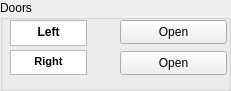
     <widget class="QGroupBox" name="door_box">
      <property name="geometry">
       <rect>
        <x>20</x>
        <y>370</y>
        <width>231</width>
        <height>91</height>
       </rect>
      </property>
      <property name="title">
       <string>Doors</string>
      </property>
      <widget class="QTextBrowser" name="right_txt">
       <property name="geometry">
        <rect>
         <x>10</x>
         <y>50</y>
         <width>77</width>
         <height>25</height>
        </rect>
       </property>
       <property name="html">
        <string>&lt;!DOCTYPE HTML PUBLIC &quot;-//W3C//DTD HTML 4.0//EN&quot; &quot;http://www.w3.org/TR/REC-html40/strict.dtd&quot;&gt;
&lt;html&gt;&lt;head&gt;&lt;meta name=&quot;qrichtext&quot; content=&quot;1&quot; /&gt;&lt;style type=&quot;text/css&quot;&gt;
p, li { white-space: pre-wrap; }
&lt;/style&gt;&lt;/head&gt;&lt;body style=&quot; font-family:'MS Shell Dlg 2'; font-size:8.25pt; font-weight:400; font-style:normal;&quot;&gt;
&lt;p align=&quot;center&quot; style=&quot; margin-top:0px; margin-bottom:0px; margin-left:0px; margin-right:0px; -qt-block-indent:0; text-indent:0px;&quot;&gt;&lt;span style=&quot; font-weight:696;&quot;&gt;Right&lt;/span&gt;&lt;/p&gt;&lt;/body&gt;&lt;/html&gt;</string>
       </property>
      </widget>
      <widget class="QTextBrowser" name="left_txt">
       <property name="geometry">
        <rect>
         <x>10</x>
         <y>20</y>
         <width>77</width>
         <height>26</height>
        </rect>
       </property>
       <property name="font">
        <font>
         <pointsize>11</pointsize>
         <weight>75</weight>
         <bold>true</bold>
        </font>
       </property>
       <property name="html">
        <string>&lt;!DOCTYPE HTML PUBLIC &quot;-//W3C//DTD HTML 4.0//EN&quot; &quot;http://www.w3.org/TR/REC-html40/strict.dtd&quot;&gt;
&lt;html&gt;&lt;head&gt;&lt;meta name=&quot;qrichtext&quot; content=&quot;1&quot; /&gt;&lt;style type=&quot;text/css&quot;&gt;
p, li { white-space: pre-wrap; }
&lt;/style&gt;&lt;/head&gt;&lt;body style=&quot; font-family:'MS Shell Dlg 2'; font-size:11pt; font-weight:600; font-style:normal;&quot;&gt;
&lt;p align=&quot;center&quot; style=&quot; margin-top:0px; margin-bottom:0px; margin-left:0px; margin-right:0px; -qt-block-indent:0; text-indent:0px;&quot;&gt;&lt;span style=&quot; font-family:'Segoe UI'; font-size:9pt; font-weight:696;&quot;&gt;Left&lt;/span&gt;&lt;/p&gt;&lt;/body&gt;&lt;/html&gt;</string>
       </property>
      </widget>
      <widget class="QPushButton" name="left_button">
       <property name="geometry">
        <rect>
         <x>120</x>
         <y>20</y>
         <width>107</width>
         <height>24</height>
        </rect>
       </property>
       <property name="text">
        <string>Open</string>
       </property>
      </widget>
      <widget class="QPushButton" name="right_button">
       <property name="geometry">
        <rect>
         <x>120</x>
         <y>51</y>
         <width>107</width>
         <height>24</height>
        </rect>
       </property>
       <property name="text">
        <string>Open</string>
       </property>
      </widget>
     </widget>
